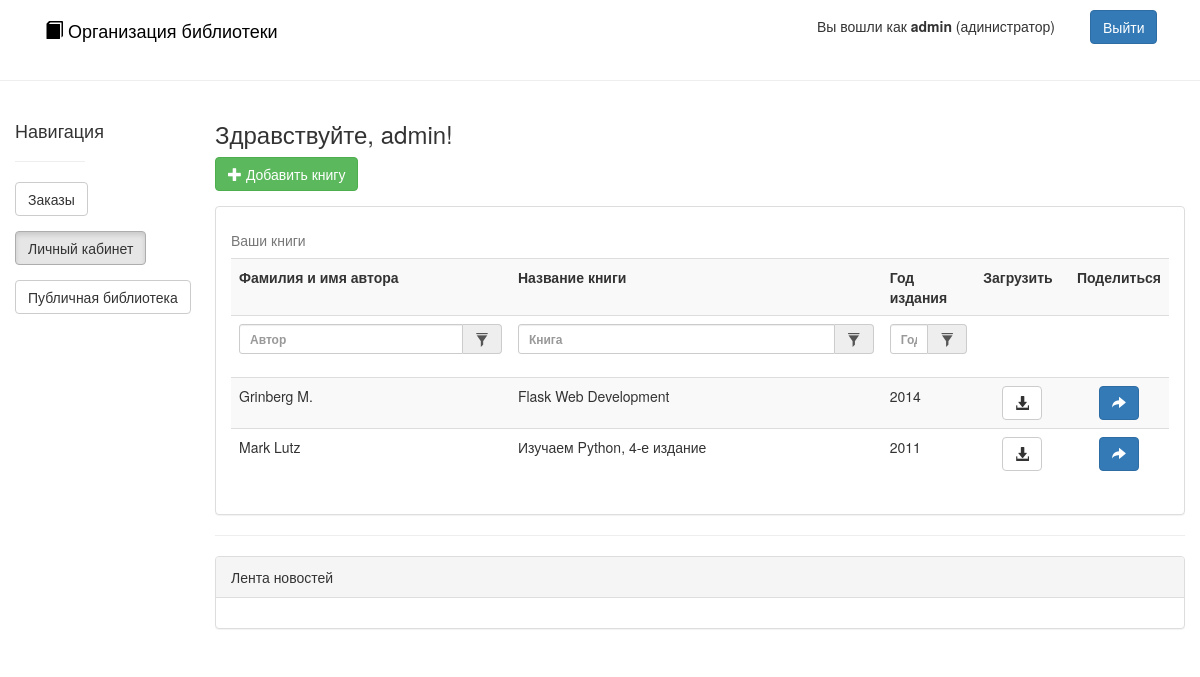
The page / (signed in) on the database its author committed.
### app/models/User.py (models this page shows, shortened)
class User(db.Model, UserMixin):
    login = db.Column('login', db.String(30), primary_key=True, nullable=False)
    password = db.Column('password', db.String(30), nullable=False)
    email = db.Column('email', db.String(100), nullable=False)
    is_admin = db.Column('is_admin', db.Boolean, nullable=False)
    books = db.relationship('Book',
                            secondary=users_books,
                            primaryjoin=(users_books.c.user_login == login),
                            backref=db.backref('users_books', lazy='dynamic'),
                            lazy='dynamic')
    orders = db.relationship('Order')
    @classmethod
    def get(cls, id):
        return cls.query.get(id)

### app/models/Book.py (models this page shows, shortened)
class Book(db.Model):
    id = db.Column('id', db.String(36), primary_key=True, nullable=False)
    author = db.Column('author', db.Integer, nullable=False)
    name = db.Column('name', db.String(300), nullable=False)
    year = db.Column('year', db.Integer, nullable=False)
    file = db.Column('file', db.String(200), nullable=False)
    is_public = db.Column('is_public', db.Boolean, nullable=False)
    create_date = db.Column('create_date', db.DateTime, nullable=False)
    added_by_login = db.Column(db.String(30), ForeignKey('user.login'), nullable=False)
    added_by = db.relationship('User')
    @classmethod
    def get_by_login(cls, login):
        return cls.query.filter(cls.added_by_login == login).all()
    @classmethod
    def get_last(cls, count):
        return cls.query.filter(cls.is_public is True).order_by(desc(cls.create_date)).limit(count).all()

### app/controllers/MainController.py (the view)
@app.route("/")
@login_required
def main():
    user_books = Book.get_by_login(current_user.login)
    last_added_books = Book.get_last(10)
    return render_template('main.html', user_books=user_books, last_added_books=last_added_books)

### app/controllers/LoginController.py (called while the page is built)
@login_manager.user_loader
def load_user(lgn):
    return User.get(lgn)

### templates/main.html (shortened to what this page needs)
{% extends "layout.html" %}
{% block body %}
<div class="container col-md-1">
    <h4  style="margin-top: 20px;">Навигация</h4>
    <hr>
    <div class="form-group">
        <a type="text" class="btn btn-default" href=" {{ url_for('orders') }}">Заказы</a>
    </div>
    <div class="form-group">
        <a type="text" class="btn btn-default active" href="{{ url_for('main') }}">Личный кабинет</a>
    </div>
    <div class="form-group">
        <a type="text" class="btn btn-default" href="{{ url_for('public') }}">Публичная библиотека</a>
    </div>
</div>
<div class="container col-md-10 col-md-offset-1">
    <h3>Здравствуйте, {{ current_user.login }}!</h3>
    <div class="form-group">
        <a type="text" class="btn btn-success" href=" {{ url_for('book_create') }}"> <span class="glyphicon glyphicon-plus" aria-hidden="true"></span> Добавить книгу</a>
    </div>
    <div class="panel panel-default" style="max-height: 350px; overflow-y: scroll;">
            <div class="panel-body">
                <table class="table table-striped" id="books" >
                    <caption>Ваши книги</caption>
                    <tr>
                        <th width="30%">Фамилия и имя автора</th>
                        <th width="40%">Название книги</th>
                        <th width="10%">Год издания</th>
                        <th width="10%">Загрузить</th>
                        <th width="10%">Поделиться</th>
                    </tr>
                    <tr>
                        <th>
                            <div class="form-group form-group-sm">
                                <div class="input-group">
                                    <input type="text" class="form-control" id="filterAuthorName" placeholder="Автор">
                                    <div class="input-group-addon btn">
                                        <span class="glyphicon glyphicon-filter" aria-hidden="true"></span>
                                    </div>
                                </div>
                            </div>
                        </th>
                        <th>
                            <div class="form-group form-group-sm">
                                <div class="input-group">
                                    <input type="text" class="form-control" id="filterBookName" placeholder="Книга">
                                    <div class="input-group-addon btn">
                                        <span class="glyphicon glyphicon-filter" aria-hidden="true"></span>
                                    </div>
                                </div>
                            </div>
                        </th>
                        <th>
                            <div class="form-group form-group-sm">
                                <div class="input-group">
                                    <input type="text" class="form-control" id="filterYear" placeholder="Год">
                                    <div class="input-group-addon btn">
                                        <span class="glyphicon glyphicon-filter" aria-hidden="true"></span>
                                    </div>
                                </div>
                            </div>
                        </th>
                        <td></td>
                        <td></td>
                    </tr>
                    {% for book in user_books %}
                    <tr>
                        <td>{{ book.author }}</td>
                        <td>{{ book.name }}</td>
                        <td>{{ book.year }}</td>
                        <td align="center"><a download href="static/books/{{ book.file }}" class="btn btn-default"><span class="glyphicon glyphicon-download-alt" aria-hidden="true"></span></a></td>
                        <td align="center"><a href="#" class="btn btn-primary"><span class="glyphicon glyphicon-share-alt" aria-hidden="true"></span></a></td>
                    </tr>
                    {% endfor %}
                </table>
            </div>
    </div>
    <hr>
        <div class="panel panel-default">
            <div class="panel-heading">Лента новостей</div>
            <div class="panel-body">
            </div>
        </div>
</div>
{% endblock %}

### templates/layout.html (shortened to what this page needs)
<!DOCTYPE html>
<head>
    <link href="/static/css/bootstrap.min.css" rel="stylesheet">
</head>
<body>
    <header class="navbar navbar-static-top" style="margin-top: 10px;">
        <div class="container">
            <div class="col-md-8">
                <a href="{{ url_for('main') }}" style="color:black; text-decoration: none;">
                    <h4><span class="glyphicon glyphicon-book" aria-hidden="true"></span> Организация библиотеки</h4>
                </a>
            </div>
            {% if current_user.is_authenticated() %}
            <div class="col-md-3 text-right">
                <a class="btn btn-default"
                    {% if current_user.is_admin %}
                        href="{{ url_for('admin_users') }}"
                    {% endif %}
                    style="border: none;">Вы вошли как <b>{{ current_user.login }}</b>
                {% if current_user.is_admin %}
                    (адинистратор)
                {% endif %}
                </a>
            </div>
            <div class="col-md-1">
                <a class="btn btn-primary" href=" {{ url_for('logout') }}">Выйти</a>
            </div>
            {% endif %}
        </div>
    </header>
    <hr>
    {% block body %}{% endblock %}
</body>
</html>

### rows shown on the page
User: login "admin"
Book: author "Grinberg M.", name "Flask Web Development", year "2014"
Book: author "Mark Lutz", name "Изучаем Python, 4-е издание", year "2011"
